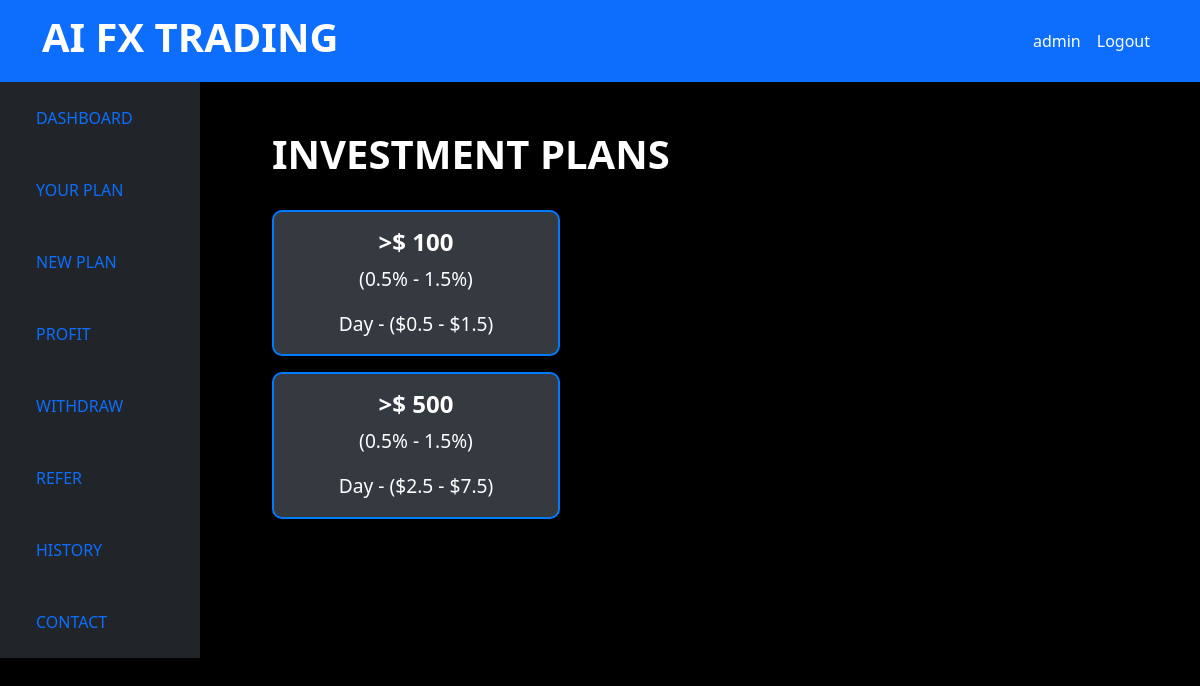
The page /newplan/ (signed in) on the database as committed earlier.
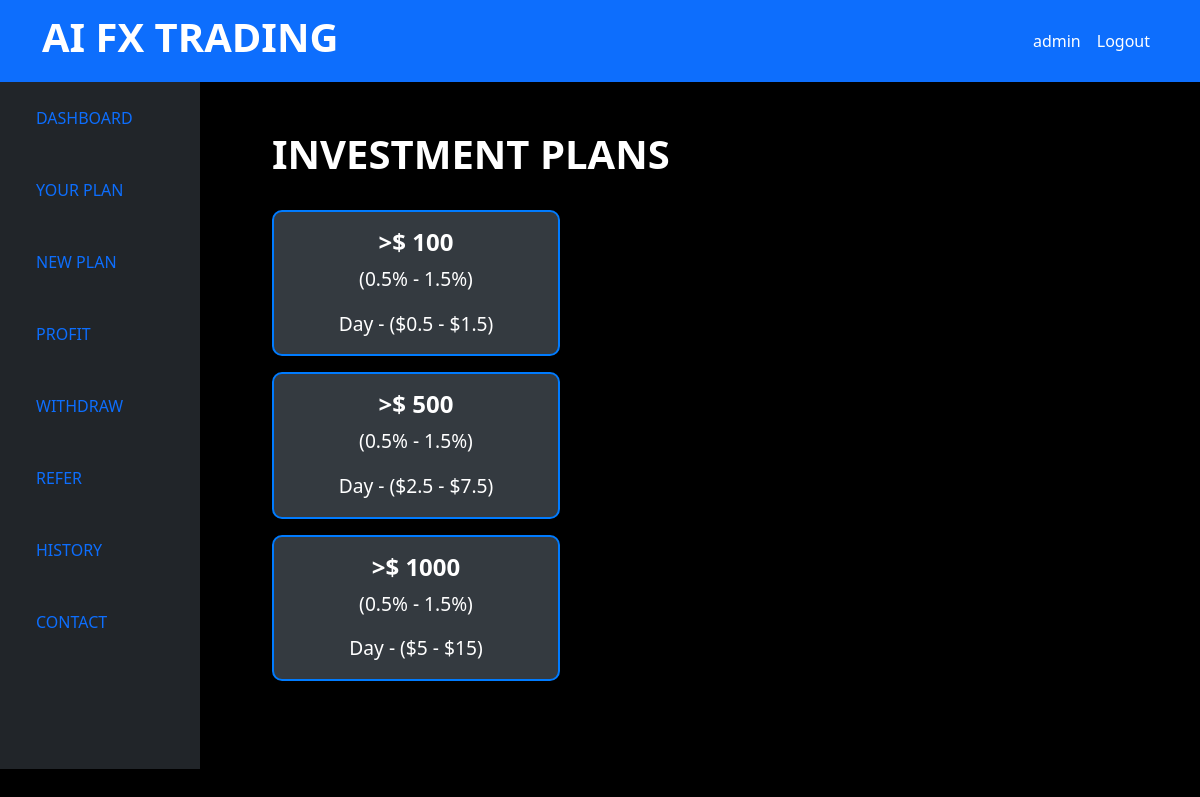
The same page on the database as committed later.
### home/models.py (models this page shows)
class Plans(models.Model):
    plan_name = models.CharField(max_length=100)
    plan_price = models.CharField(max_length=100)
    plan_min_percentage = models.CharField(max_length=100)
    plan_max_percentage = models.CharField(max_length=100)
    plan_max_profit = models.CharField(max_length=100)
    plan_min_profit = models.CharField(max_length=100)

### home/views.py (the view)
# urls.py: path('newplan/', login_required(views.Newplan_view.as_view()), name='newplan'),
class Newplan_view(View):
    def get(self, request):
        context = {
            "plans": models.Plans.objects.all(),
        }
        return render(request, 'newplan.html', context=context)

### templates/newplan.html (shortened to what this page needs)
{% extends 'base.html' %}
{% block content%}
<div class="m-5">
<h1 class="fw-bold text-white"> INVESTMENT PLANS </h1><br>
{% for plan in plans %}
    <a href="{% url 'payment' plan_id=plan.id %}" class="card text-white mb-3 custom-link" style="max-width: 18rem; text-decoration: none; border: 2px solid #007BFF; border-radius: 10px; transition: transform 0.2s; background-color: #343a40;">
        <div class="card-body">
            <h4 class="card-title text-center"><strong>&gt;$ {{ plan.plan_price }}</strong></h4>
            <p class="card-text text-center" style="font-size: 1.2em;">({{ plan.plan_min_percentage }}% - {{ plan.plan_max_percentage }}%)</p>
            <p class="card-text text-center" style="font-size: 1.2em;">Day - (${{ plan.plan_min_profit }} - ${{ plan.plan_max_profit }})</p>
        </div>
    </a>
{% endfor %}
<br>
{% endblock %}

### templates/base.html (shortened to what this page needs)
{% load static %}
<!DOCTYPE html>
<html lang="en">
  <head>
    <link rel="stylesheet" href="style.css">
    <link rel="stylesheet" href="{% static '/css/bootstrap.css'%}">
  </head>
  <body style="background-color:black">
    <nav class="navbar navbar-expand-lg navbar-dark bg-primary">
      <div class="container">
          <a class="navbar-brand" href="{% url 'home' %}">
              <h1 class="text-white fw-bold">AI FX TRADING</h1>
          </a>
          <div class="collapse navbar-collapse justify-content-end" id="navbarNav">
            <ul class="navbar-nav">
                <li class="nav-item">
                    {% if user.is_authenticated %}
                    <a class="nav-link text-white" href="{% url 'profile' %}">{{ user.username }}</a>
                    {% endif %}
                </li>
                <li class="nav-item">
                    <a class="nav-link text-white" href="{% url 'logout' %}">Logout</a>
                </li>
            </ul>
        </div>
      </div>
  </nav>
  <div class="container-fluid">
      <div class="row">
          <nav id="sidebar" class="col-md-3 col-lg-2 d-md-block bg-dark sidebar">
              <div class="position-sticky">
                  <ul class="nav flex-column">
                    <li class="nav-item">
                        <a class="nav-link p-4" href="{% url 'home' %}">
                            DASHBOARD
                        </a>
                    </li>
                      <li class="nav-item">
                          <a class="nav-link p-4" href="{% url 'yourplan' %}">
                              YOUR PLAN
                          </a>
                      </li>
                      <li class="nav-item">
                          <a class="nav-link p-4" href="{% url 'newplan' %}">
                              NEW PLAN
                          </a>
                      </li>
                      <li class="nav-item">
                          <a class="nav-link p-4" href="{% url 'profit' %}">
                              PROFIT
                          </a>
                      </li>
                      <li class="nav-item">
                        <a class="nav-link p-4" href="{% url 'withdraw' %}">
                            WITHDRAW
                        </a>
                    </li>
                    <li class="nav-item">
                        <a class="nav-link p-4" href="{% url 'refer' %}">
                            REFER
                        </a>
                    </li>
                    <li class="nav-item">
                        <a class="nav-link p-4" href="{% url 'history' %}">
                            HISTORY
                        </a>
                    </li>
                    <li class="nav-item">
                        <a class="nav-link p-4" href="{% url 'contact' %}">
                            CONTACT
                        </a>
                    </li>
                  </ul>
              </div>
          </nav>
              <main class="col-md-9 ms-sm-auto col-lg-10 px-md-4">
                {% block content %}{% endblock %}
            </main>
        </div>
    </div>
  </body>
</html>

Rows that differ between the two databases and show on the page:
added Plans: plan_price "1000", plan_min_percentage "0.5", plan_max_percentage "1.5", plan_min_profit "5", plan_max_profit "15"
